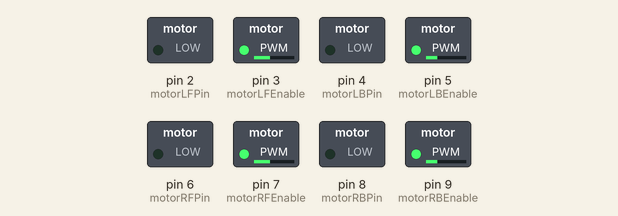
Recording of a sketch running on a simulated Arduino Mega 2560, built with avr-gcc and run on an emulated ATmega2560. Parts: switched loads named in the sketch (green lamp = pin HIGH). What the sketch prints to the serial monitor is not drawn.

Above: at 0.1 s.
Timing chart, 0 to 1.6 s (numbered marks = the images above):
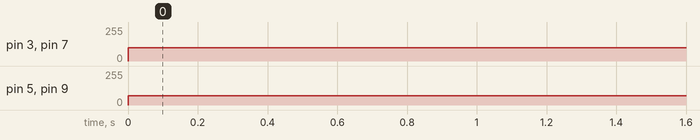

Measured:
- by itself, pin 3 (motorLFEnable), pin 7 (motorRFEnable): 0/255 → 100/255 at 0.00 s
- by itself, pin 5 (motorLBEnable), pin 9 (motorRBEnable): 0/255 → 71/255 at 0.00 s

The sketch:

TEST.ino
```cpp
const int trigpin = 23;
const int echopin = 25;
const int trigpin1  = 27;
const int echopin1 = 29;

long duration;
int distance;
long duration1;
int distance1;

/*counter*/

 int counter = 0;
 boolean isobject = false;

/*Linefollower*/


const int motorLFPin = 2; // signal pin 1 for the right motor, connect to IN1
const int motorLFEnable = 3; // enable pin for the right motor (PWM enabled)

const int motorLBPin = 4; // signal pin 1 for the left motor, connect to IN3
const int motorLBEnable = 5; // enable pin for the left motor (PWM enabled)

const int motorRFPin = 6; // signal pin 1 for the right motor, connect to IN1
const int motorRFEnable = 7; // enable pin for the right motor (PWM enabled)

const int motorRBPin = 8; // signal pin 1 for the left motor, connect to IN3
const int motorRBEnable = 9; // enable pin for the left motor (PWM enabled)


const int irPinsF[8] = {22,24,26,28,30,32,34,36};
const int irPinsM[8] = {38,40,42,44,46,48,50,52};
int irSensorDigitalF[8] = {0,0,0,0,0,0,0,0};
int irSensorDigitalM[8] = {0,0,0,0,0,0,0,0};
int i,j = 0;
int d = 1000;

int irSensors_Front= B00000000;
int irSensors_Middle= B00000000;

int motorLSpeed = 100;
int motorRSpeed = 100;
int error = 140;   // 145 best 200  //  normal 255  // mad 0


void setup() {
/*ultrasonic*/
pinMode(trigpin, OUTPUT);
pinMode(echopin, INPUT);
pinMode(trigpin1,OUTPUT);
pinMode(echopin1,INPUT);
Serial.begin(9600);
/*Linefollower*/


pinMode(motorLFPin,OUTPUT);
pinMode(motorLFEnable,OUTPUT);
pinMode(motorLBPin,OUTPUT);
pinMode(motorLBEnable,OUTPUT);
pinMode(motorRFPin,OUTPUT);
pinMode(motorRFEnable,OUTPUT);
pinMode(motorRBPin,OUTPUT);
pinMode(motorRBEnable,OUTPUT);
  /* Set-up IR sensor pins as input */
for (int i = 0; i <= 7; i++)
{pinMode(irPinsF[i], INPUT);}
for (int i = 0; i <= 7; i++)
{pinMode(irPinsM[i], INPUT);}


}


void loop()
{
    /* scanD();
     check();
     distace();
     count();
*/
Go_Front();

}
void Go_Front()
{
    Serial.println("                         forward ");
     analogWrite(motorLFEnable, motorRSpeed);
     digitalWrite(motorLFPin, LOW);


     analogWrite(motorLBEnable, motorLSpeed/1.4);
     digitalWrite(motorLBPin, LOW);

     analogWrite(motorRFEnable, motorRSpeed);
     digitalWrite(motorRFPin, LOW);


     analogWrite(motorRBEnable, motorLSpeed/1.4);
     digitalWrite(motorRBPin, LOW);
}
```
